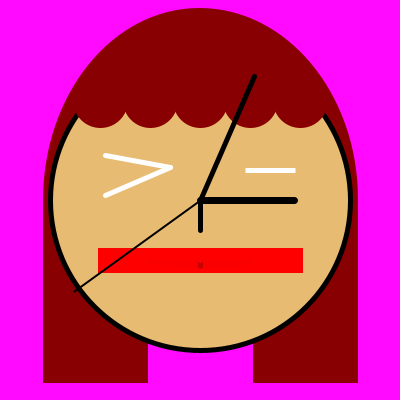
Frame 1 (no input)
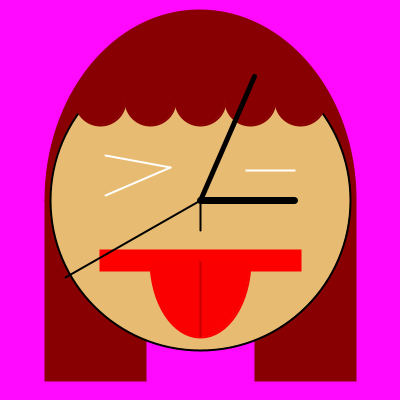
Frame 60 (the mouse pressed at the canvas centre just before this capture)
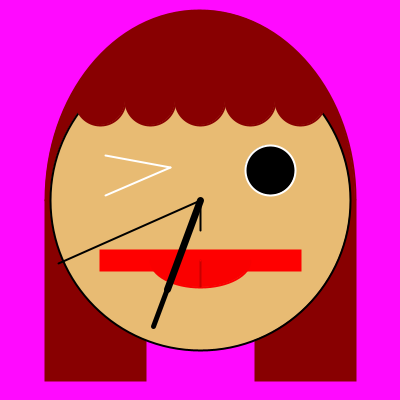
Frame 120 (the mouse held since frame 60 and released just before this capture)

The Processing sketch that drew these frames (run headless with seeded random() and noise(); from frame 60 on, the mouse is pressed at the canvas centre):

// Processing sketch: processing_96640
// ── processing_96640.pde

int h;
int m;
int s;
 
int tonguesize = 10;
int tonguegrowthrate = 2;
 
//what to do when the program first starts up
void setup() {
  //create a canvas of 400 wide by 400 high pixels
  size(400, 400);
  //make the lines look smooth
  smooth(4);
  //make the lines look fat
  strokeWeight (5);
   
}
 
//what to do when the canvas should be drawn
void draw() {
  
  s = second ();
    m = minute ();
    h = hour ();
 
  //background
  background(255,10,255);
   
  //paint in red
  fill(136, 0, 1);
  //draw a line in red
  stroke(136, 0, 1);
  //Hair
  //draw an arc centered at 200, 200
  //with width 210 and height 300
  //from PI to TWO_PI
  arc(200, 200, 310, 380, PI, TWO_PI);
  //draw a rect from 45, 200
  //with width 100 and height 180
  rect(45, 200, 100, 180);
  //draw a rect from 255, 200
  //with width 100 and height 180
  rect(255, 200, 100, 180);
 
  //draw a line in black
  stroke(0);
  //paint in skin color
  fill(232, 187, 115);
  //Head
  //an ellipse centered at 200, 200
  //with width 300 and height 300
  ellipse (200, 200, 300, 300);
   
  //paint in red
  fill(136, 0, 1);
  //draw a line in red
  stroke(136, 0, 1);
  //Bang
  //draw an ellipse centered at 100, 50
  //with width 50 and height 50
  ellipse(100, 100, 50, 50);
  //similarly
  ellipse(150, 100, 50, 50);
  ellipse(200, 100, 50, 50);
  ellipse(250, 100, 50, 50);
  ellipse(300, 100, 50, 50);
   
  ellipse(125, 75, 50, 50);
  ellipse(175, 75, 50, 50);
  ellipse(225, 75, 50, 50);
  ellipse(275, 75, 50, 50);
   
  ellipse(150, 50, 50, 50);
  ellipse(200, 50, 50, 50);
  ellipse(250, 50, 50, 50);
   
  //draw a line in black
  stroke(0);
  //Nose
  //draw a line from 200, 250 to 200, 200
  line(200, 230, 200, 200);
   
  //paint in black
  fill(0, 0, 0);
  //draw a line in white
  stroke(255);
  //Left Eye
  //draw a line from 105, 155 to 130, 167
  line(105, 155, 170, 167);
  //draw a line from 130, 167 to 105, 195
  line(170, 167, 105, 195);
  //Right Eye
  //draw an ellipse centered at 270, 170
  //with width 50 and height mouseX/4
  ellipse (270, 170, 50, mouseX/4);
 
  //paint in red
  fill(255, 0, 0);
  //draw a line in red
  stroke(255, 0, 0);
  //Red Mouth
  //draw a rect from 100, 250
  //with width 200 and height 20
  rect(100, 250, 200, 20);
   
  //paint in red
  fill(250, 0, 0);
  //draw a line in red
  stroke(250, 0, 0);
 
  //Tongue
  //draw an arc centered at 200, 260
  //with width 100 and height 200
  //from 0 to TWO_PI
  arc(200, 260, 100, tonguesize, 0, PI);
  tonguesize = tonguesize + tonguegrowthrate;
  if(tonguesize >= height/2){
    tonguegrowthrate = -2; }
  else if(tonguesize <=10){
    tonguegrowthrate = 2;}
   
  //draw a line in light red
  stroke(200, 0, 0);
  //draw a line in the tongue (from 200, 260 to 200, tonguesize) that moves up and down together
  line(200, 260, 200, 260+tonguesize/2);
    tonguesize = tonguesize + tonguegrowthrate;
  if(tonguesize >= height/2){
    tonguegrowthrate = -2; }
  else if(tonguesize <=10){
    tonguegrowthrate = 2;}
     
     
  //draw a point in red
  stroke(255, 0, 0);
  //draw a point at 200, 260
  point(200, 260);
  
  
  
  
  
   pushMatrix();  
    translate(200,200);
  //clock
   //hours
    strokeWeight(7);
    stroke(0);
    pushMatrix();
    rotate(radians (30*h));
    line(0,0,0,-95);
    popMatrix();
  
    //minute
    strokeWeight(5);
    stroke (0);
    pushMatrix();
    rotate(radians (6*m));
    line(0,0,0,-135);
    popMatrix();
     
    //seconds
     strokeWeight(2);
    stroke (0);
    pushMatrix();
    rotate(radians (6*s));
    line(0,0,0,-155);
    popMatrix();
  popMatrix();
  
  
  if (mousePressed){
    //background
  background(255,10,255);
   
  //paint in red
  fill(136, 0, 1);
  //draw a line in red
  stroke(136, 0, 1);
  //Hair
  //draw an arc centered at 200, 200
  //with width 210 and height 300
  //from PI to TWO_PI
  arc(200, 200, 310, 380, PI, TWO_PI);
  //draw a rect from 45, 200
  //with width 100 and height 180
  rect(45, 200, 100, 180);
  //draw a rect from 255, 200
  //with width 100 and height 180
  rect(255, 200, 100, 180);
 
  //draw a line in black
  stroke(0);
  //paint in skin color
  fill(232, 187, 115);
  //Head
  //an ellipse centered at 200, 200
  //with width 300 and height 300
  ellipse (200, 200, 300, 300);
   
  //paint in red
  fill(136, 0, 1);
  //draw a line in red
  stroke(136, 0, 1);
  //Bang
  //draw an ellipse centered at 100, 50
  //with width 50 and height 50
  ellipse(100, 100, 50, 50);
  //similarly
  ellipse(150, 100, 50, 50);
  ellipse(200, 100, 50, 50);
  ellipse(250, 100, 50, 50);
  ellipse(300, 100, 50, 50);
   
  ellipse(125, 75, 50, 50);
  ellipse(175, 75, 50, 50);
  ellipse(225, 75, 50, 50);
  ellipse(275, 75, 50, 50);
   
  ellipse(150, 50, 50, 50);
  ellipse(200, 50, 50, 50);
  ellipse(250, 50, 50, 50);
   
  //draw a line in black
  stroke(0);
  //Nose
  //draw a line from 200, 250 to 200, 200
  line(200, 230, 200, 200);
   
  //paint in black
  fill(0, 0, 0);
  //draw a line in white
  stroke(255);
  //Left Eye
  //draw a line from 105, 155 to 130, 167
  line(105, 155, 170, 167);
  //draw a line from 130, 167 to 105, 195
  line(170, 167, 105, 195);
  //Right Eye
  //draw an ellipse centered at 270, 170
  //with width 50 and height mouseX/4
  ellipse (270, 170, 50, mouseX/4);
 
  //paint in red
  fill(255, 0, 0);
  //draw a line in red
  stroke(255, 0, 0);
  //Red Mouth
  //draw a rect from 100, 250
  //with width 200 and height 20
  rect(100, 250, 200, 20);
   
  //paint in red
  fill(250, 0, 0);
  //draw a line in red
  stroke(250, 0, 0);
 
  //Tongue
  //draw an arc centered at 200, 260
  //with width 100 and height 200
  //from 0 to TWO_PI
  arc(200, 260, 100, tonguesize, 0, PI);
  tonguesize = tonguesize + tonguegrowthrate;
  if(tonguesize >= height/2){
    tonguegrowthrate = -2; }
  else if(tonguesize <=10){
    tonguegrowthrate = 2;}
   
  //draw a line in light red
  stroke(200, 0, 0);
  //draw a line in the tongue (from 200, 260 to 200, tonguesize) that moves up and down together
  line(200, 260, 200, 260+tonguesize/2);
    tonguesize = tonguesize + tonguegrowthrate;
  if(tonguesize >= height/2){
    tonguegrowthrate = -2; }
  else if(tonguesize <=10){
    tonguegrowthrate = 2;}
     
     
  //draw a point in red
  stroke(255, 0, 0);
  //draw a point at 200, 260
  point(200, 260);
  
  
  
    // hour
    pushMatrix();
    translate(200,200);
    strokeWeight(7);
    stroke(0);
    pushMatrix();
    rotate(radians (mouseY));
    line(0,0,0,-95);
    popMatrix();
      //minute
    strokeWeight(5);
    stroke (0);
    pushMatrix();
    rotate(radians (mouseX));
    line(0,0,0,-135);
    popMatrix();
     
    //seconds
     strokeWeight(2);
    stroke (0);
    pushMatrix();
    rotate(radians (6*s));
    line(0,0,0,-155);
    popMatrix();
     
    popMatrix();
  
  
  
}}
